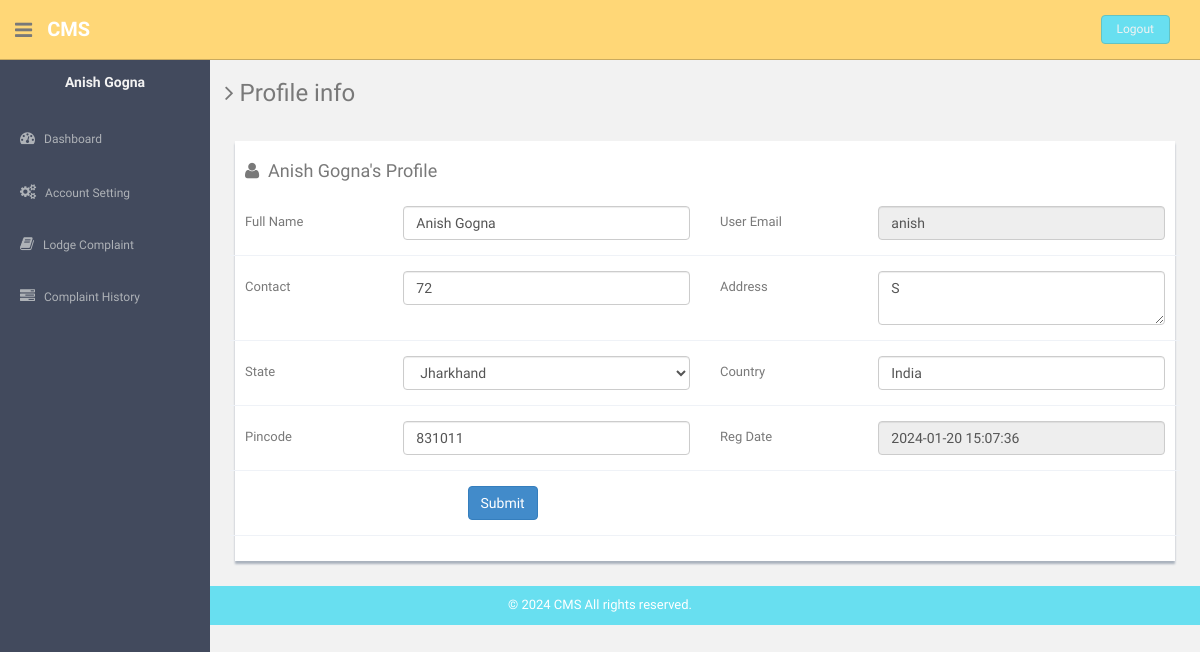
The app's page /users/profile.php (signed in) with its own data.
### tables this page shows
CREATE TABLE `users` (
  `id` int(11) NOT NULL,
  `fullName` varchar(255) DEFAULT NULL,
  `userEmail` varchar(255) DEFAULT NULL,
  `password` varchar(255) DEFAULT NULL,
  `contactNo` bigint(11) DEFAULT NULL,
  `address` tinytext DEFAULT NULL,
  `State` varchar(255) DEFAULT NULL,
  `country` varchar(255) DEFAULT NULL,
  `pincode` int(6) DEFAULT NULL,
  `userImage` varchar(255) DEFAULT NULL,
  `regDate` timestamp NOT NULL DEFAULT current_timestamp(),
  `updationDate` timestamp NOT NULL DEFAULT '0000-00-00 00:00:00' ON UPDATE current_timestamp(),
  `status` int(1) NOT NULL
);

### users/profile.php (the view, shortened to what this page needs)
<?php
  include('includes/config.php');
  if(strlen($_SESSION['login'])==0)
    {
  header('location:index.php');
  }
  else{
?>
<!DOCTYPE html>
<html lang="en">
  <head>
    <link href="assets/css/bootstrap.css" rel="stylesheet">
    <link href="assets/font-awesome/css/font-awesome.css" rel="stylesheet" />
    <link rel="stylesheet" type="text/css" href="assets/js/bootstrap-datepicker/css/datepicker.css" />
    <link rel="stylesheet" type="text/css" href="assets/js/bootstrap-daterangepicker/daterangepicker.css" />
    <link href="assets/css/style.css" rel="stylesheet">
    <link href="assets/css/style-responsive.css" rel="stylesheet">
  </head>
  <body>
    <section id="container" >
      <?php include("includes/header.php");?>
      <?php include("includes/sidebar.php");?>
      <section id="main-content">
        <section class="wrapper">
          <h3><i class="fa fa-angle-right"></i> Profile info</h3>
          <div class="row mt">
            <div class="col-lg-12">
              <div class="form-panel">
                    <?php $query=mysqli_query($bd, "select * from users where userEmail='".$_SESSION['login']."'");
                    while($row=mysqli_fetch_array($query))
                    {
                    ?>
                      <h4 class="mb"><i class="fa fa-user"></i>&nbsp;&nbsp;<?php echo htmlentities($row['fullName']);?>'s Profile</h4>
                      <form class="form-horizontal style-form" method="post" name="profile" >
                        <div class="form-group">
                          <label class="col-sm-2 col-sm-2 control-label">Full Name</label>
                          <div class="col-sm-4">
                            <input type="text" name="fullname" required="required" value="<?php echo htmlentities($row['fullName']);?>" class="form-control" >
                          </div>
                          <label class="col-sm-2 col-sm-2 control-label">User Email </label>
                          <div class="col-sm-4">
                            <input type="email" name="useremail" required="required" value="<?php echo htmlentities($row['userEmail']);?>" class="form-control" readonly>
                          </div>
                        </div>
                        <div class="form-group">
                          <label class="col-sm-2 col-sm-2 control-label">Contact</label>
                          <div class="col-sm-4">
                            <input type="text" name="contactno" required="required" value="<?php echo htmlentities($row['contactNo']);?>" class="form-control">
                          </div>
                          <label class="col-sm-2 col-sm-2 control-label">Address </label>
                          <div class="col-sm-4">
                            <textarea  name="address" required="required" class="form-control"><?php echo htmlentities($row['address']);?></textarea>
                          </div>
                        </div>
                        <div class="form-group">
                          <label class="col-sm-2 col-sm-2 control-label">State</label>
                          <div class="col-sm-4">
                            <select name="state" required="required" class="form-control">
                              <option value="<?php echo htmlentities($row['State']);?>"><?php echo htmlentities($st=$row['State']);?></option>
                            </select>
                          </div>
                          <label class="col-sm-2 col-sm-2 control-label">Country </label>
                          <div class="col-sm-4">
                            <input type="text" name="country" required="required" value="<?php echo htmlentities($row['country']);?>" class="form-control">
                          </div>
                        </div>
                        <div class="form-group">
                          <label class="col-sm-2 col-sm-2 control-label">Pincode</label>
                          <div class="col-sm-4">
                            <input type="text" name="pincode" maxlength="6" required="required" value="<?php echo htmlentities($row['pincode']);?>" class="form-control">
                          </div>
                          <label class="col-sm-2 col-sm-2 control-label">Reg Date </label>
                          <div class="col-sm-4">
                            <input type="text" name="regdate" required="required" value="<?php echo htmlentities($row['regDate']);?>" class="form-control" readonly>
                          </div>
                        </div>
                      <?php } ?>
                      <div class="form-group">
                        <div class="col-sm-10" style="padding-left:25% ">
                        <button type="submit" name="submit" class="btn btn-primary">Submit</button>
                      </div>
                    </div>
                  </form>
              </div>
            </div>
          </div>
        </section>
      </section>
      <?php include("includes/footer.php");?>
    </section>
</body>
</html>
<?php } ?>

### users/includes/sidebar.php (shortened to what this page needs)
<aside>
    <div id="sidebar"  class="nav-collapse ">
        <ul class="sidebar-menu" id="nav-accordion">
            <?php $query=mysqli_query($bd, "select fullName from users where userEmail='".$_SESSION['login']."'");
                while($row=mysqli_fetch_array($query)){?>
                <h5 class="centered"><?php echo htmlentities($row['fullName']);?></h5>
                <?php } ?>
            <li class="mt">
                <a href="dashboard.php">
                    <i class="fa fa-dashboard"></i>
                    <span>Dashboard</span>
                </a>
            </li>
            <li class="sub-menu">
                <a href="javascript:;" >
                    <i class="fa fa-cogs"></i>
                    <span>Account Setting</span>
                </a>
            </li>
            <li class="sub-menu">
                <a href="register-complaint.php" >
                    <i class="fa fa-book"></i>
                    <span>Lodge Complaint</span>
                </a>
            </li>
            <li class="sub-menu">
                <a href="complaint-history.php" >
                    <i class="fa fa-tasks"></i>
                    <span>Complaint History</span>
                </a>
            </li>
        </ul>
    </div>
</aside>

### users/assets/css/style.css (style rules this page uses)
body { color: #797979; background: #f2f2f2; font-family: 'Ruda', sans-serif; padding: 0px !important; margin: 0px !important; font-size:13px; }
ul li { list-style: none; }
a, a:hover, a:focus { text-decoration: none; outline: none; }
#container { width: 100%; height: 100%; }
.centered { text-align: center; }
.mt { margin-top: 25px; }
.mb { margin-bottom: 25px; }
#sidebar { width: 210px; height: 100%; position: fixed; background: #424a5d; }
#sidebar h5 { color: #f2f2f2; font-weight: 700; }
#sidebar ul li { position: relative; }
ul.sidebar-menu , ul.sidebar-menu li ul.sub { margin: -2px 0 0; padding: 0; }
ul.sidebar-menu { margin-top: 75px; }
ul.sidebar-menu li { margin-bottom: 5px; margin-left:10px; margin-right:10px; }
ul.sidebar-menu li.sub-menu { line-height: 15px; }
ul.sidebar-menu li a span { display: inline-block; }
ul.sidebar-menu li a { color: #aeb2b7; text-decoration: none; display: block; padding: 15px 0 15px 10px; font-size: 12px; outline: none; -webkit-transition: all 0.3s ease; -moz-transition: all 0.3s ease; -o-transition: all 0.3s ease; -ms-transition: all 0.3s ease; transition: all 0.3s ease; }
ul.sidebar-menu li a i { font-size: 15px; padding-right: 6px; }
#main-content { margin-left: 210px; }
.wrapper { display: inline-block; margin-top: 60px; padding-left: 15px; padding-right: 15px; padding-bottom: 15px; padding-top: 0px; width: 100%; }
.form-panel { background: #ffffff; margin: 10px; padding: 10px; box-shadow: 0px 3px 2px #aab2bd; text-align: left; }
label { font-weight: 400; }
.form-horizontal.style-form .form-group { border-bottom: 1px solid #eff2f7; padding-bottom: 15px; margin-bottom: 15px; }
@media (min-width: 768px) { .form-horizontal .control-label { text-align: left; } }

### records on screen
users: fullName "Anish Gogna", fullname "Anish Gogna", useremail "anish", contactno "72", address "S", state "Jharkhand", country "India", pincode "831011", regdate "2024-01-20 15:07:36"
